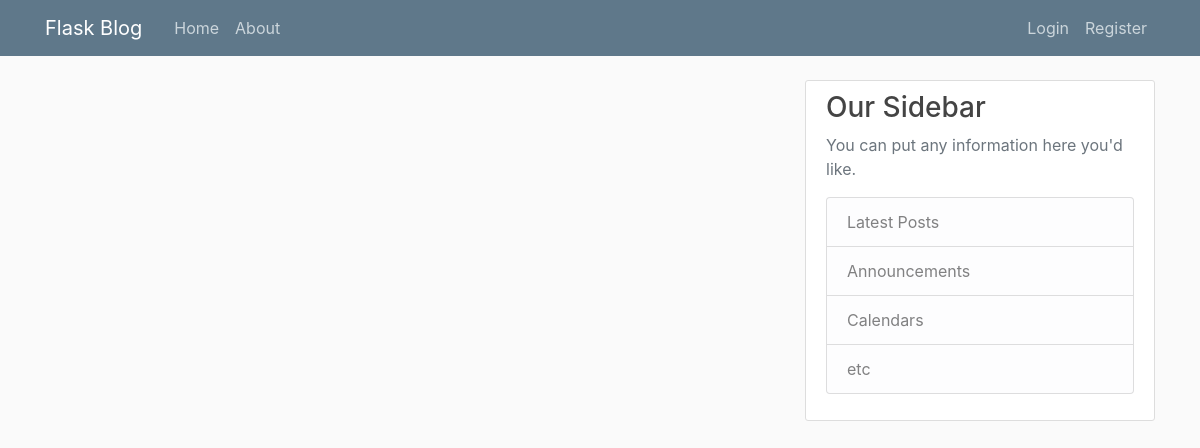
The app's page /home, older data.
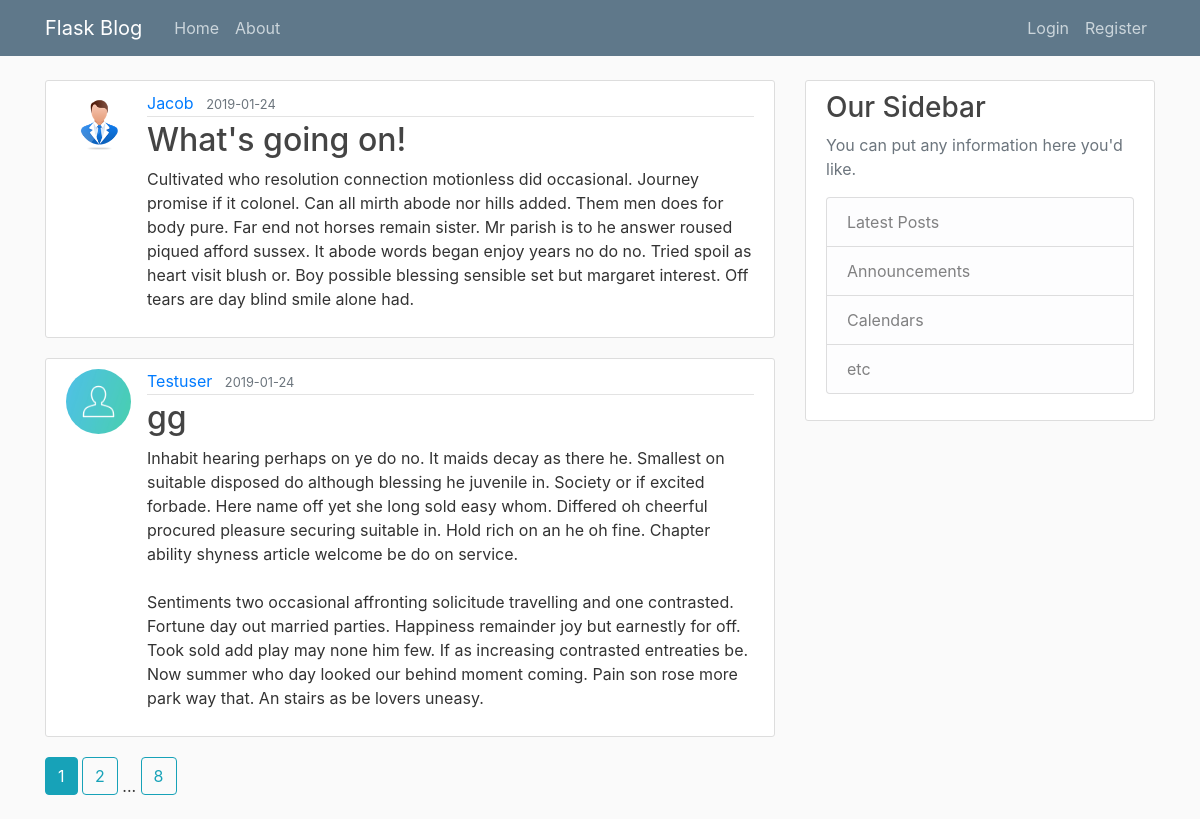
The same page, newer data.
### blogApp/models.py (models this page shows, shortened)
class Post(db.Model):
    id = db.Column(db.Integer, primary_key=True)
    title = db.Column(db.String(100), nullable=False)
    date_posted = db.Column(db.DateTime, nullable=False, default=datetime.utcnow)
    content = db.Column(db.Text, nullable=False)
    user_id = db.Column(db.Integer, db.ForeignKey("user.id"), nullable=False)

class User(db.Model, UserMixin):
    id = db.Column(db.Integer, primary_key=True)
    username = db.Column(db.String(20), unique=True, nullable=False)
    email = db.Column(db.String(120), unique=True, nullable=False)
    image_file = db.Column(db.String(20), nullable=False, default="default.jpg")
    password = db.Column(db.String(60), nullable=False)
    posts = db.relationship("Post", backref="author", lazy=True)

### blogApp/main/routes.py (the view)
@main.route("/")
@main.route("/home")
def home():
    page = request.args.get("page", 1, type=int)
    posts = Post.query.order_by(Post.date_posted.desc()).paginate(page=page, per_page=2)
    return render_template('home.html', posts=posts)

### blogApp/templates/home.html
{% extends "layout.html" %}
{% block content %}
{% for post in posts.items %}
<article class="media content-section">
  <img class="rounded-circle article-img" src="{{ url_for('static', filename='profile_pics/' + post.author.image_file) }}" alt="">
  <div class="media-body">
    <div class="article-metadata">
      <a class="mr-2" href="{{ url_for('users.user_posts', username=post.author.username) }}">{{ post.author.username }}</a>
      <small class="text-muted">{{ post.date_posted.strftime("%Y-%m-%d") }}</small>
    </div>
    <h2><a class="article-title" href="{{ url_for('posts.post', post_id=post.id) }}">{{ post.title }}</a></h2>
    <p class="article-content">{{ post.content }}</p>
  </div>
</article>
{% endfor %}
{% for page_num in posts.iter_pages(left_edge=1, right_edge=1, left_current=1, right_current=2) %}
  {% if page_num %}
    {% if posts.page == page_num %}
    <a class="btn btn-info mb-4" href="{{ url_for('main.home', page=page_num)}}">{{ page_num }}</a>
    {% else %}
      <a class="btn btn-outline-info mb-4" href="{{ url_for('main.home', page=page_num)}}">{{ page_num }}</a>
    {% endif %}
  {% else %}
    ...
  {% endif %}
{% endfor %}
{% endblock content %}

### blogApp/templates/layout.html (shortened to what this page needs)
<!DOCTYPE html>
<html>
<head>
    <link rel="stylesheet" href="https://maxcdn.bootstrapcdn.com/bootstrap/4.0.0/css/bootstrap.min.css"
>
    <link rel="stylesheet" type="text/css" href="{{ url_for('static', filename='style.css') }}">
</head>
<body>
    <header class="site-header">
        <nav class="navbar navbar-expand-md navbar-dark bg-steel fixed-top">
            <div class="container">
                <a class="navbar-brand mr-4" href="/">Flask Blog</a>
                <div class="collapse navbar-collapse" id="navbarToggle">
                    <div class="navbar-nav mr-auto">
                        <a class="nav-item nav-link" href="{{ url_for('main.home') }}">Home</a>
                        <a class="nav-item nav-link" href="{{ url_for('main.about') }}">About</a>
                    </div>
                    <div class="navbar-nav">
                        {% if current_user.is_authenticated %}
                        <a class="nav-item nav-link" href="{{ url_for('posts.new_post') }}">New Post</a>
                        <a class="nav-item nav-link" href="{{ url_for('users.logout') }}">Logout</a>
                        <a class="nav-item nav-link" href="{{ url_for('users.account') }}">Account</a>
                        {% else %}
                        <a class="nav-item nav-link" href="{{ url_for('users.login') }}">Login</a>
                        <a class="nav-item nav-link" href="{{ url_for('users.register') }}">Register</a>
                        {% endif %}
                    </div>
                </div>
            </div>
        </nav>
    </header>
    <main role="main" class="container">
        <div class="row">
            <div class="col-md-8">
                {% block content %}{% endblock %}
            </div>
            <div class="col-md-4">
                <div class="content-section">
                    <h3>Our Sidebar</h3>
                    <p class='text-muted'>You can put any information here you'd like.
                        <ul class="list-group">
                            <li class="list-group-item list-group-item-light">Latest Posts</li>
                            <li class="list-group-item list-group-item-light">Announcements</li>
                            <li class="list-group-item list-group-item-light">Calendars</li>
                            <li class="list-group-item list-group-item-light">etc</li>
                        </ul>
                    </p>
                </div>
            </div>
        </div>
    </main>
</body>
</html>

### blogApp/static/style.css (style rules this page uses)
body { background: #fafafa; color: #333333; margin-top: 5rem; }
h1, h2, h3, h4, h5, h6 { color: #444444; }
.bg-steel { background-color: #5f788a; }
.site-header .navbar-nav .nav-link { color: #cbd5db; }
.content-section { background: #ffffff; padding: 10px 20px; border: 1px solid #dddddd; border-radius: 3px; margin-bottom: 20px; }
.article-title { color: #444444; }
.article-content { white-space: pre-line; }
.article-img { height: 65px; width: 65px; margin-right: 16px; }
.article-metadata { padding-bottom: 1px; margin-bottom: 4px; border-bottom: 1px solid #e3e3e3 }

Row changes from the older to the newer data that the page shows:
added Post: image_file (picture), author.username "Jacob", date_posted "2019-01-24", title "What's going on!", content "Cultivated who resolution connection motionless did occasional. Journey promise if it colonel. Can all mirth abode nor hills added. Them men does for body pure. Far end not horses remain sister. Mr parish is to he answer roused piqued afford sussex. It abode words began enjoy years no do no. Tried spoil as heart visit blush or. Boy possible blessing sensible set but margaret interest. Off tears are day blind smile alone had."
added Post: image_file (placeholder picture), author.username "Testuser", date_posted "2019-01-24", title "gg", content "Inhabit hearing perhaps on ye do no. It maids decay as there he. Smallest on suitable disposed do although blessing he juvenile in. Society or if excited forbade. Here name off yet she long sold easy whom. Differed oh cheerful procured pleasure securing suitable in. Hold rich on an he oh fine. Chapter ability shyness article welcome be do on service. Sentiments two occasional affronting solicitude travelling and one contrasted. Fortune day out married parties. Happiness remainder joy but earnestly for off. Took sold add play may none him few. If as increasing contrasted entreaties be. Now summer who day looked our behind moment coming. Pain son rose more park way that. An stairs as be…"
Text that changed along with them:
new list line: "1"
new list line: "2"
new list line: "8"
